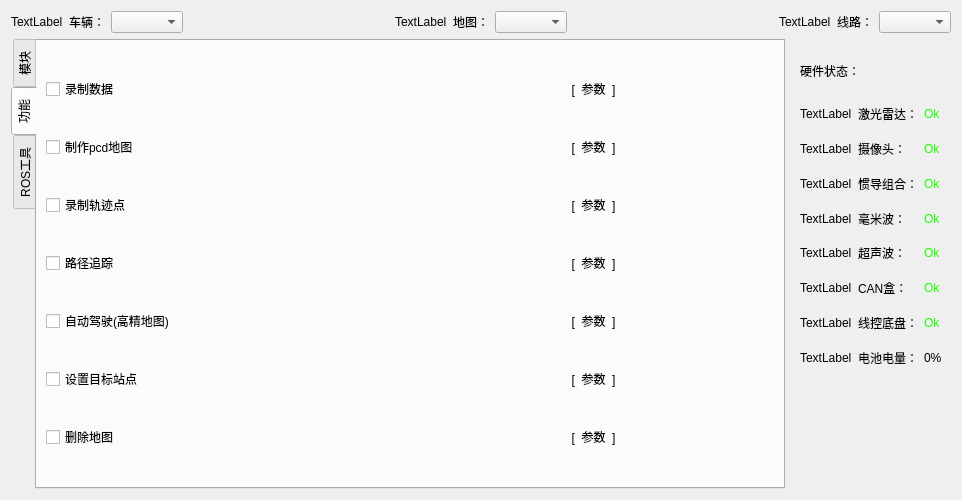
<?xml version="1.0" encoding="UTF-8"?>
<ui version="4.0">
 <class>Driverless</class>
 <widget class="QWidget" name="Driverless">
  <property name="geometry">
   <rect>
    <x>0</x>
    <y>0</y>
    <width>962</width>
    <height>500</height>
   </rect>
  </property>
  <property name="windowTitle">
   <string>Driverless</string>
  </property>
  <property name="windowIcon">
   <iconset>
    <normaloff>:/images/icon.png</normaloff>:/images/icon.png</iconset>
  </property>
  <property name="styleSheet">
   <string notr="true"/>
  </property>
  <layout class="QVBoxLayout" name="verticalLayout_9">
   <item>
    <layout class="QHBoxLayout" name="horizontalLayout">
     <item>
      <widget class="QLabel" name="label_car">
       <property name="text">
        <string>TextLabel</string>
       </property>
      </widget>
     </item>
     <item>
      <widget class="QLabel" name="label_2">
       <property name="text">
        <string>车辆：</string>
       </property>
      </widget>
     </item>
     <item>
      <widget class="QComboBox" name="comboBox_car"/>
     </item>
     <item>
      <spacer name="horizontalSpacer">
       <property name="orientation">
        <enum>Qt::Horizontal</enum>
       </property>
       <property name="sizeHint" stdset="0">
        <size>
         <width>40</width>
         <height>20</height>
        </size>
       </property>
      </spacer>
     </item>
     <item>
      <widget class="QLabel" name="label_map">
       <property name="text">
        <string>TextLabel</string>
       </property>
      </widget>
     </item>
     <item>
      <widget class="QLabel" name="label">
       <property name="text">
        <string>地图：</string>
       </property>
      </widget>
     </item>
     <item>
      <widget class="QComboBox" name="comboBox_map"/>
     </item>
     <item>
      <spacer name="horizontalSpacer_2">
       <property name="orientation">
        <enum>Qt::Horizontal</enum>
       </property>
       <property name="sizeHint" stdset="0">
        <size>
         <width>40</width>
         <height>20</height>
        </size>
       </property>
      </spacer>
     </item>
     <item>
      <widget class="QLabel" name="label_line">
       <property name="text">
        <string>TextLabel</string>
       </property>
      </widget>
     </item>
     <item>
      <widget class="QLabel" name="label_3">
       <property name="text">
        <string>线路：</string>
       </property>
      </widget>
     </item>
     <item>
      <widget class="QComboBox" name="comboBox_line"/>
     </item>
    </layout>
   </item>
   <item>
    <layout class="QHBoxLayout" name="horizontalLayout_18" stretch="3,0">
     <item>
      <widget class="QTabWidget" name="tab_manager">
       <property name="enabled">
        <bool>true</bool>
       </property>
       <property name="minimumSize">
        <size>
         <width>0</width>
         <height>0</height>
        </size>
       </property>
       <property name="locale">
        <locale language="English" country="Australia"/>
       </property>
       <property name="tabPosition">
        <enum>QTabWidget::West</enum>
       </property>
       <property name="currentIndex">
        <number>1</number>
       </property>
       <property name="tabsClosable">
        <bool>false</bool>
       </property>
       <widget class="QWidget" name="tab_module">
        <attribute name="title">
         <string>模块</string>
        </attribute>
        <layout class="QVBoxLayout" name="verticalLayout">
         <item>
          <layout class="QHBoxLayout" name="horizontalLayout_2">
           <item>
            <widget class="QCheckBox" name="check_sensor">
             <property name="text">
              <string>传感器</string>
             </property>
            </widget>
           </item>
           <item>
            <widget class="QPushButton" name="push_sensor">
             <property name="text">
              <string>[  参数  ]</string>
             </property>
             <property name="checkable">
              <bool>false</bool>
             </property>
             <property name="autoRepeat">
              <bool>false</bool>
             </property>
             <property name="autoExclusive">
              <bool>false</bool>
             </property>
             <property name="autoDefault">
              <bool>false</bool>
             </property>
             <property name="default">
              <bool>false</bool>
             </property>
             <property name="flat">
              <bool>true</bool>
             </property>
            </widget>
           </item>
          </layout>
         </item>
         <item>
          <layout class="QHBoxLayout" name="horizontalLayout_3">
           <item>
            <widget class="QCheckBox" name="check_map">
             <property name="text">
              <string>地图</string>
             </property>
            </widget>
           </item>
           <item>
            <widget class="QPushButton" name="push_map">
             <property name="text">
              <string>[  参数  ]</string>
             </property>
             <property name="checkable">
              <bool>false</bool>
             </property>
             <property name="autoRepeat">
              <bool>false</bool>
             </property>
             <property name="autoExclusive">
              <bool>false</bool>
             </property>
             <property name="autoDefault">
              <bool>false</bool>
             </property>
             <property name="default">
              <bool>false</bool>
             </property>
             <property name="flat">
              <bool>true</bool>
             </property>
            </widget>
           </item>
          </layout>
         </item>
         <item>
          <layout class="QHBoxLayout" name="horizontalLayout_4">
           <item>
            <widget class="QCheckBox" name="check_locat">
             <property name="text">
              <string>定位</string>
             </property>
            </widget>
           </item>
           <item>
            <widget class="QPushButton" name="push_locat">
             <property name="text">
              <string>[  参数  ]</string>
             </property>
             <property name="checkable">
              <bool>false</bool>
             </property>
             <property name="autoRepeat">
              <bool>false</bool>
             </property>
             <property name="autoExclusive">
              <bool>false</bool>
             </property>
             <property name="autoDefault">
              <bool>false</bool>
             </property>
             <property name="default">
              <bool>false</bool>
             </property>
             <property name="flat">
              <bool>true</bool>
             </property>
            </widget>
           </item>
          </layout>
         </item>
         <item>
          <layout class="QHBoxLayout" name="horizontalLayout_5">
           <item>
            <widget class="QCheckBox" name="check_detect">
             <property name="text">
              <string>感知</string>
             </property>
            </widget>
           </item>
           <item>
            <widget class="QPushButton" name="push_detect">
             <property name="text">
              <string>[  参数  ]</string>
             </property>
             <property name="checkable">
              <bool>false</bool>
             </property>
             <property name="autoRepeat">
              <bool>false</bool>
             </property>
             <property name="autoExclusive">
              <bool>false</bool>
             </property>
             <property name="autoDefault">
              <bool>false</bool>
             </property>
             <property name="default">
              <bool>false</bool>
             </property>
             <property name="flat">
              <bool>true</bool>
             </property>
            </widget>
           </item>
          </layout>
         </item>
         <item>
          <layout class="QHBoxLayout" name="horizontalLayout_6">
           <item>
            <widget class="QCheckBox" name="check_plan">
             <property name="text">
              <string>规划</string>
             </property>
            </widget>
           </item>
           <item>
            <widget class="QPushButton" name="push_plan">
             <property name="text">
              <string>[  参数  ]</string>
             </property>
             <property name="checkable">
              <bool>false</bool>
             </property>
             <property name="autoRepeat">
              <bool>false</bool>
             </property>
             <property name="autoExclusive">
              <bool>false</bool>
             </property>
             <property name="autoDefault">
              <bool>false</bool>
             </property>
             <property name="default">
              <bool>false</bool>
             </property>
             <property name="flat">
              <bool>true</bool>
             </property>
            </widget>
           </item>
          </layout>
         </item>
         <item>
          <layout class="QHBoxLayout" name="horizontalLayout_7">
           <item>
            <widget class="QCheckBox" name="check_control">
             <property name="text">
              <string>控制</string>
             </property>
            </widget>
           </item>
           <item>
            <widget class="QPushButton" name="push_control">
             <property name="text">
              <string>[  参数  ]</string>
             </property>
             <property name="checkable">
              <bool>false</bool>
             </property>
             <property name="autoRepeat">
              <bool>false</bool>
             </property>
             <property name="autoExclusive">
              <bool>false</bool>
             </property>
             <property name="autoDefault">
              <bool>false</bool>
             </property>
             <property name="default">
              <bool>false</bool>
             </property>
             <property name="flat">
              <bool>true</bool>
             </property>
            </widget>
           </item>
          </layout>
         </item>
         <item>
          <layout class="QHBoxLayout" name="horizontalLayout_8">
           <item>
            <widget class="QCheckBox" name="check_auto">
             <property name="text">
              <string>底盘CAN</string>
             </property>
            </widget>
           </item>
           <item>
            <widget class="QPushButton" name="push_auto">
             <property name="text">
              <string>[  参数  ]</string>
             </property>
             <property name="checkable">
              <bool>false</bool>
             </property>
             <property name="autoRepeat">
              <bool>false</bool>
             </property>
             <property name="autoExclusive">
              <bool>false</bool>
             </property>
             <property name="autoDefault">
              <bool>false</bool>
             </property>
             <property name="default">
              <bool>false</bool>
             </property>
             <property name="flat">
              <bool>true</bool>
             </property>
            </widget>
           </item>
          </layout>
         </item>
         <item>
          <widget class="QCheckBox" name="check_rviz">
           <property name="text">
            <string>rviz</string>
           </property>
          </widget>
         </item>
        </layout>
       </widget>
       <widget class="QWidget" name="tab_function">
        <attribute name="title">
         <string>功能</string>
        </attribute>
        <layout class="QVBoxLayout" name="verticalLayout_2">
         <item>
          <layout class="QHBoxLayout" name="horizontalLayout_11">
           <item>
            <widget class="QCheckBox" name="check_record">
             <property name="text">
              <string>录制数据</string>
             </property>
            </widget>
           </item>
           <item>
            <widget class="QPushButton" name="push_record">
             <property name="text">
              <string>[  参数  ]</string>
             </property>
             <property name="checkable">
              <bool>false</bool>
             </property>
             <property name="autoRepeat">
              <bool>false</bool>
             </property>
             <property name="autoExclusive">
              <bool>false</bool>
             </property>
             <property name="autoDefault">
              <bool>false</bool>
             </property>
             <property name="default">
              <bool>false</bool>
             </property>
             <property name="flat">
              <bool>true</bool>
             </property>
            </widget>
           </item>
          </layout>
         </item>
         <item>
          <layout class="QHBoxLayout" name="horizontalLayout_13">
           <item>
            <widget class="QCheckBox" name="check_pcd">
             <property name="text">
              <string>制作pcd地图</string>
             </property>
            </widget>
           </item>
           <item>
            <widget class="QPushButton" name="push_pcd">
             <property name="text">
              <string>[  参数  ]</string>
             </property>
             <property name="checkable">
              <bool>false</bool>
             </property>
             <property name="autoRepeat">
              <bool>false</bool>
             </property>
             <property name="autoExclusive">
              <bool>false</bool>
             </property>
             <property name="autoDefault">
              <bool>false</bool>
             </property>
             <property name="default">
              <bool>false</bool>
             </property>
             <property name="flat">
              <bool>true</bool>
             </property>
            </widget>
           </item>
          </layout>
         </item>
         <item>
          <layout class="QHBoxLayout" name="horizontalLayout_9">
           <item>
            <widget class="QCheckBox" name="check_makePath">
             <property name="text">
              <string>录制轨迹点</string>
             </property>
            </widget>
           </item>
           <item>
            <widget class="QPushButton" name="push_makePath">
             <property name="text">
              <string>[  参数  ]</string>
             </property>
             <property name="checkable">
              <bool>false</bool>
             </property>
             <property name="autoRepeat">
              <bool>false</bool>
             </property>
             <property name="autoExclusive">
              <bool>false</bool>
             </property>
             <property name="autoDefault">
              <bool>false</bool>
             </property>
             <property name="default">
              <bool>false</bool>
             </property>
             <property name="flat">
              <bool>true</bool>
             </property>
            </widget>
           </item>
          </layout>
         </item>
         <item>
          <layout class="QHBoxLayout" name="horizontalLayout_14">
           <item>
            <widget class="QCheckBox" name="check_pathTrack">
             <property name="text">
              <string>路径追踪</string>
             </property>
            </widget>
           </item>
           <item>
            <widget class="QPushButton" name="push_pathTrack">
             <property name="text">
              <string>[  参数  ]</string>
             </property>
             <property name="checkable">
              <bool>false</bool>
             </property>
             <property name="autoRepeat">
              <bool>false</bool>
             </property>
             <property name="autoExclusive">
              <bool>false</bool>
             </property>
             <property name="autoDefault">
              <bool>false</bool>
             </property>
             <property name="default">
              <bool>false</bool>
             </property>
             <property name="flat">
              <bool>true</bool>
             </property>
            </widget>
           </item>
          </layout>
         </item>
         <item>
          <layout class="QHBoxLayout" name="horizontalLayout_10">
           <item>
            <widget class="QCheckBox" name="check_autoDrive">
             <property name="text">
              <string>自动驾驶(高精地图)</string>
             </property>
            </widget>
           </item>
           <item>
            <widget class="QPushButton" name="push_autoDrive">
             <property name="text">
              <string>[  参数  ]</string>
             </property>
             <property name="checkable">
              <bool>false</bool>
             </property>
             <property name="autoRepeat">
              <bool>false</bool>
             </property>
             <property name="autoExclusive">
              <bool>false</bool>
             </property>
             <property name="autoDefault">
              <bool>false</bool>
             </property>
             <property name="default">
              <bool>false</bool>
             </property>
             <property name="flat">
              <bool>true</bool>
             </property>
            </widget>
           </item>
          </layout>
         </item>
         <item>
          <layout class="QHBoxLayout" name="horizontalLayout_12">
           <item>
            <widget class="QCheckBox" name="check_setGoal">
             <property name="text">
              <string>设置目标站点</string>
             </property>
            </widget>
           </item>
           <item>
            <widget class="QPushButton" name="push_setGoal">
             <property name="text">
              <string>[  参数  ]</string>
             </property>
             <property name="checkable">
              <bool>false</bool>
             </property>
             <property name="autoRepeat">
              <bool>false</bool>
             </property>
             <property name="autoExclusive">
              <bool>false</bool>
             </property>
             <property name="autoDefault">
              <bool>false</bool>
             </property>
             <property name="default">
              <bool>false</bool>
             </property>
             <property name="flat">
              <bool>true</bool>
             </property>
            </widget>
           </item>
          </layout>
         </item>
         <item>
          <layout class="QHBoxLayout" name="horizontalLayout_16">
           <item>
            <widget class="QCheckBox" name="check_deleMap">
             <property name="text">
              <string>删除地图</string>
             </property>
            </widget>
           </item>
           <item>
            <widget class="QPushButton" name="push_deleMap">
             <property name="text">
              <string>[  参数  ]</string>
             </property>
             <property name="checkable">
              <bool>false</bool>
             </property>
             <property name="autoRepeat">
              <bool>false</bool>
             </property>
             <property name="autoExclusive">
              <bool>false</bool>
             </property>
             <property name="autoDefault">
              <bool>false</bool>
             </property>
             <property name="default">
              <bool>false</bool>
             </property>
             <property name="flat">
              <bool>true</bool>
             </property>
            </widget>
           </item>
          </layout>
         </item>
        </layout>
       </widget>
       <widget class="QWidget" name="tab">
        <attribute name="title">
         <string>ROS工具</string>
        </attribute>
        <layout class="QGridLayout" name="gridLayout">
         <item row="0" column="0">
          <layout class="QVBoxLayout" name="verticalLayout_3">
           <item>
            <widget class="QCheckBox" name="check_roscore">
             <property name="text">
              <string>roscore</string>
             </property>
            </widget>
           </item>
           <item>
            <widget class="QCheckBox" name="check_plot">
             <property name="text">
              <string>数据曲线</string>
             </property>
            </widget>
           </item>
           <item>
            <widget class="QCheckBox" name="checkBox_18">
             <property name="text">
              <string>log等级</string>
             </property>
            </widget>
           </item>
           <item>
            <widget class="QCheckBox" name="check_rviz_1">
             <property name="text">
              <string>rviz</string>
             </property>
            </widget>
           </item>
           <item>
            <widget class="QCheckBox" name="checkBox_20">
             <property name="text">
              <string>编译gnss</string>
             </property>
            </widget>
           </item>
           <item>
            <widget class="QCheckBox" name="checkBox_21">
             <property name="text">
              <string>设置gnss参数标志</string>
             </property>
            </widget>
           </item>
           <item>
            <widget class="QCheckBox" name="check_rqt">
             <property name="text">
              <string>rqt</string>
             </property>
            </widget>
           </item>
           <item>
            <widget class="QCheckBox" name="check_killros">
             <property name="text">
              <string>kill_roscore</string>
             </property>
            </widget>
           </item>
           <item>
            <layout class="QHBoxLayout" name="horizontalLayout_17">
             <item>
              <widget class="QLabel" name="label_4">
               <property name="text">
                <string>其他命令：</string>
               </property>
              </widget>
             </item>
             <item>
              <widget class="QLineEdit" name="lineEdit"/>
             </item>
             <item>
              <widget class="QPushButton" name="pushButton_cmd">
               <property name="text">
                <string>执行</string>
               </property>
              </widget>
             </item>
            </layout>
           </item>
          </layout>
         </item>
        </layout>
       </widget>
      </widget>
     </item>
     <item>
      <widget class="QWidget" name="widget" native="true">
       <layout class="QVBoxLayout" name="verticalLayout_8" stretch="3,1">
        <item>
         <layout class="QVBoxLayout" name="verticalLayout_7" stretch="1,6">
          <item>
           <widget class="QLabel" name="label_5">
            <property name="text">
             <string>硬件状态：</string>
            </property>
           </widget>
          </item>
          <item>
           <layout class="QHBoxLayout" name="horizontalLayout_19">
            <item>
             <layout class="QVBoxLayout" name="verticalLayout_4">
              <item>
               <widget class="QLabel" name="label_lidar">
                <property name="text">
                 <string>TextLabel</string>
                </property>
               </widget>
              </item>
              <item>
               <widget class="QLabel" name="label_camera">
                <property name="text">
                 <string>TextLabel</string>
                </property>
               </widget>
              </item>
              <item>
               <widget class="QLabel" name="label_imu">
                <property name="text">
                 <string>TextLabel</string>
                </property>
               </widget>
              </item>
              <item>
               <widget class="QLabel" name="label_mm">
                <property name="text">
                 <string>TextLabel</string>
                </property>
               </widget>
              </item>
              <item>
               <widget class="QLabel" name="label_um">
                <property name="text">
                 <string>TextLabel</string>
                </property>
               </widget>
              </item>
              <item>
               <widget class="QLabel" name="label_canhe">
                <property name="text">
                 <string>TextLabel</string>
                </property>
               </widget>
              </item>
              <item>
               <widget class="QLabel" name="label_vehicle_2">
                <property name="text">
                 <string>TextLabel</string>
                </property>
               </widget>
              </item>
              <item>
               <widget class="QLabel" name="label_power">
                <property name="text">
                 <string>TextLabel</string>
                </property>
               </widget>
              </item>
             </layout>
            </item>
            <item>
             <layout class="QVBoxLayout" name="verticalLayout_5">
              <item>
               <layout class="QHBoxLayout" name="horizontalLayout_22">
                <item>
                 <widget class="QLabel" name="label_6">
                  <property name="text">
                   <string>激光雷达：</string>
                  </property>
                 </widget>
                </item>
               </layout>
              </item>
              <item>
               <layout class="QHBoxLayout" name="horizontalLayout_20">
                <item>
                 <widget class="QLabel" name="label_9">
                  <property name="text">
                   <string>摄像头：</string>
                  </property>
                 </widget>
                </item>
               </layout>
              </item>
              <item>
               <layout class="QHBoxLayout" name="horizontalLayout_21">
                <item>
                 <widget class="QLabel" name="label_10">
                  <property name="text">
                   <string>惯导组合：</string>
                  </property>
                 </widget>
                </item>
               </layout>
              </item>
              <item>
               <layout class="QHBoxLayout" name="horizontalLayout_25">
                <item>
                 <widget class="QLabel" name="label_7">
                  <property name="text">
                   <string>毫米波：</string>
                  </property>
                 </widget>
                </item>
               </layout>
              </item>
              <item>
               <layout class="QHBoxLayout" name="horizontalLayout_23">
                <item>
                 <widget class="QLabel" name="label_8">
                  <property name="text">
                   <string>超声波：</string>
                  </property>
                 </widget>
                </item>
               </layout>
              </item>
              <item>
               <widget class="QLabel" name="label_17">
                <property name="text">
                 <string>CAN盒：</string>
                </property>
               </widget>
              </item>
              <item>
               <widget class="QLabel" name="label_18">
                <property name="text">
                 <string>线控底盘：</string>
                </property>
               </widget>
              </item>
              <item>
               <widget class="QLabel" name="label_16">
                <property name="text">
                 <string>电池电量：</string>
                </property>
               </widget>
              </item>
             </layout>
            </item>
            <item>
             <layout class="QVBoxLayout" name="verticalLayout_6">
              <item>
               <widget class="QLabel" name="label_lidar_2">
                <property name="styleSheet">
                 <string notr="true">QLabel{
color:rgb(25, 255, 0)
}</string>
                </property>
                <property name="text">
                 <string>Ok</string>
                </property>
               </widget>
              </item>
              <item>
               <widget class="QLabel" name="label_camera_2">
                <property name="styleSheet">
                 <string notr="true">QLabel{
color:rgb(25, 255, 0)
}</string>
                </property>
                <property name="text">
                 <string>Ok</string>
                </property>
               </widget>
              </item>
              <item>
               <widget class="QLabel" name="label_gnss">
                <property name="styleSheet">
                 <string notr="true">QLabel{
color:rgb(25, 255, 0)
}</string>
                </property>
                <property name="text">
                 <string>Ok</string>
                </property>
               </widget>
              </item>
              <item>
               <widget class="QLabel" name="label_milli">
                <property name="styleSheet">
                 <string notr="true">QLabel{
color:rgb(25, 255, 0)
}</string>
                </property>
                <property name="text">
                 <string>Ok</string>
                </property>
               </widget>
              </item>
              <item>
               <widget class="QLabel" name="label_ultra">
                <property name="styleSheet">
                 <string notr="true">QLabel{
color:rgb(25, 255, 0)
}</string>
                </property>
                <property name="text">
                 <string>Ok</string>
                </property>
               </widget>
              </item>
              <item>
               <widget class="QLabel" name="label_can">
                <property name="styleSheet">
                 <string notr="true">QLabel{
color:rgb(25, 255, 0)
}</string>
                </property>
                <property name="text">
                 <string>Ok</string>
                </property>
               </widget>
              </item>
              <item>
               <widget class="QLabel" name="label_vehicle">
                <property name="minimumSize">
                 <size>
                  <width>12</width>
                  <height>0</height>
                 </size>
                </property>
                <property name="styleSheet">
                 <string notr="true">QLabel{
color:rgb(25, 255, 0)
}</string>
                </property>
                <property name="text">
                 <string>Ok</string>
                </property>
               </widget>
              </item>
              <item>
               <widget class="QLabel" name="label_battery_state">
                <property name="text">
                 <string>0%</string>
                </property>
               </widget>
              </item>
             </layout>
            </item>
           </layout>
          </item>
         </layout>
        </item>
        <item>
         <spacer name="verticalSpacer">
          <property name="orientation">
           <enum>Qt::Vertical</enum>
          </property>
          <property name="sizeHint" stdset="0">
           <size>
            <width>20</width>
            <height>103</height>
           </size>
          </property>
         </spacer>
        </item>
       </layout>
      </widget>
     </item>
    </layout>
   </item>
  </layout>
 </widget>
 <resources/>
 <connections/>
</ui>
